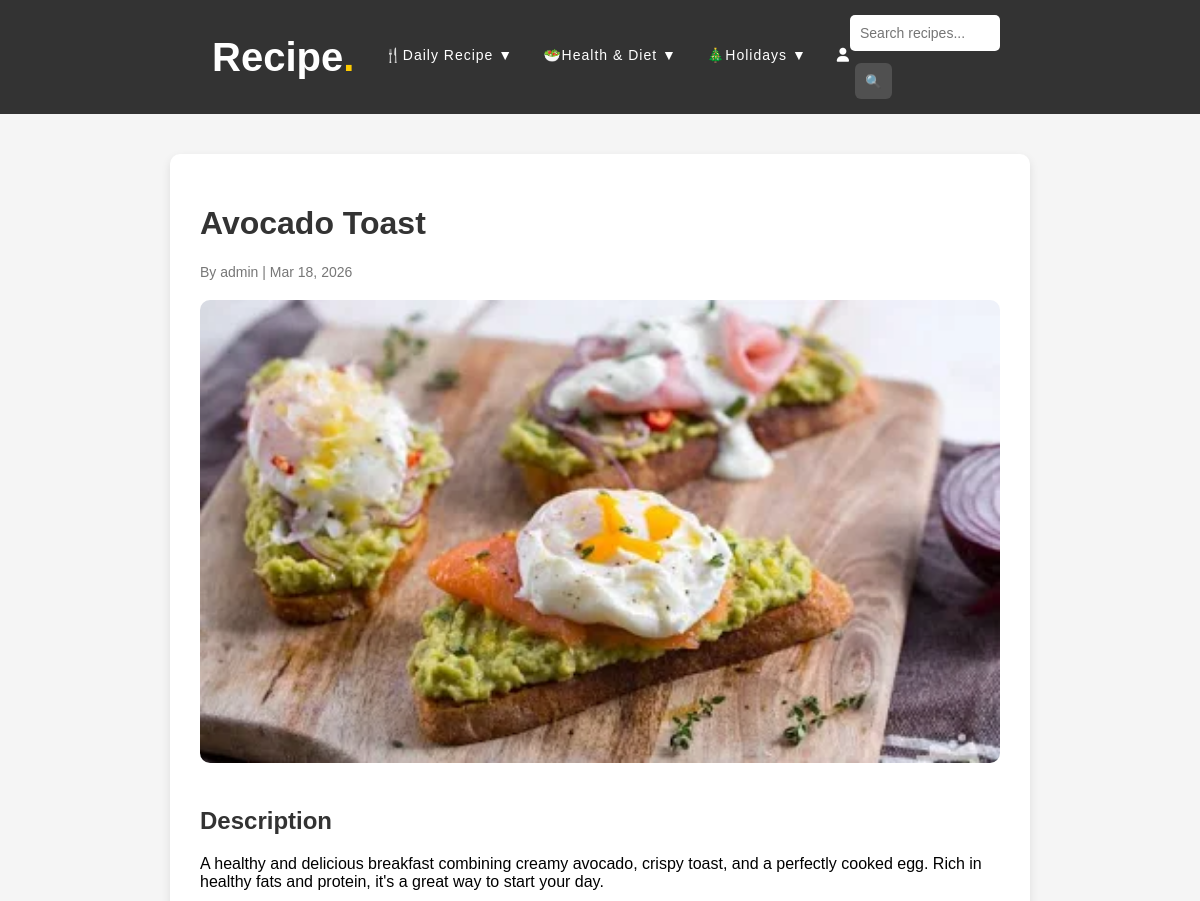
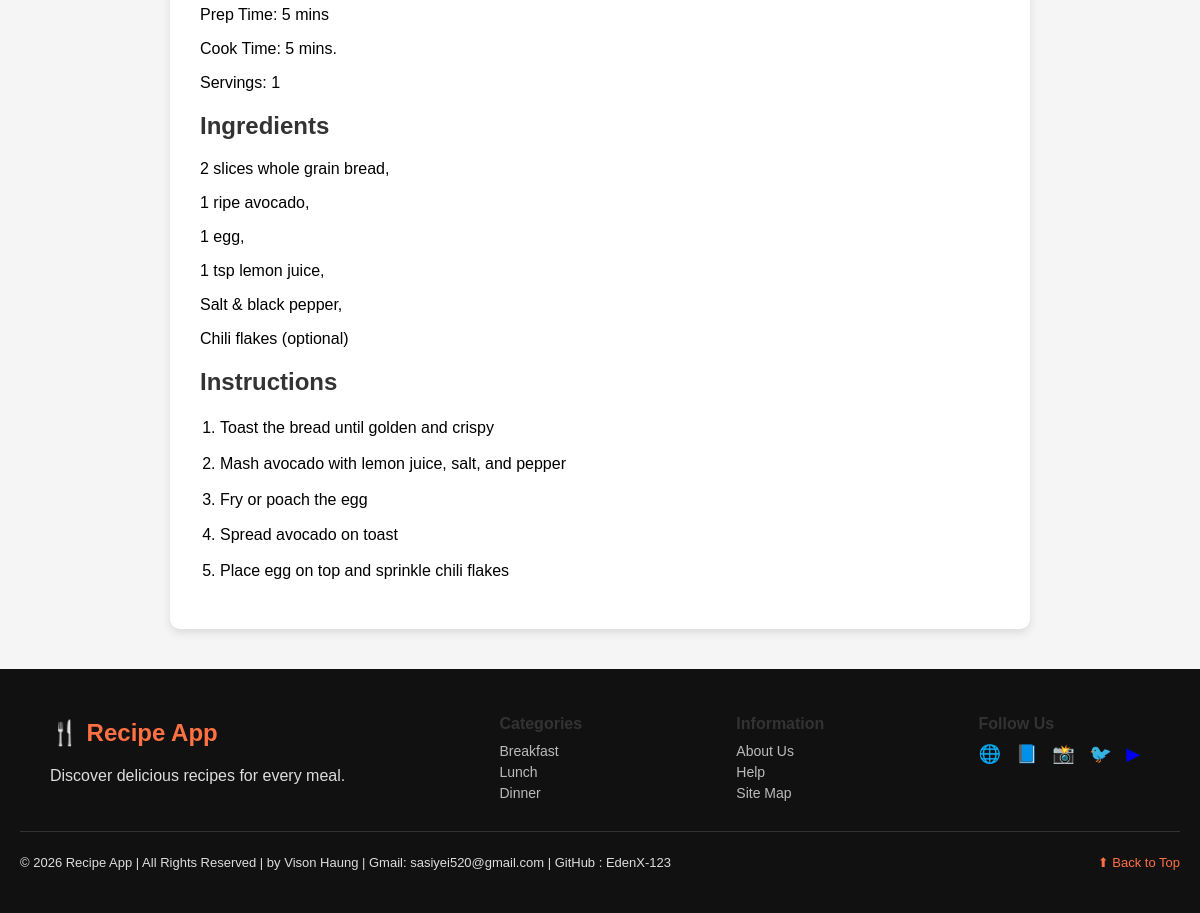
Screenshot of /recipe/8/ with the database file from the repository (2 pictures, top to bottom).
### Recipe/models.py (models this page shows, shortened)
class Recipe(models.Model):
    CATEGORY_CHOICES = [
        ('breakfast','Breakfast'),
        ('lunch','Lunch'),
        ('dinner','Dinner'),
    ]
    title = models.CharField(max_length=200)
    author = models.ForeignKey(User, on_delete=models.CASCADE)
    category = models.CharField(max_length=20, choices=CATEGORY_CHOICES)
    description = models.TextField()
    ingredients = models.TextField()
    instructions = models.TextField()
    image = models.ImageField(upload_to='recipes/')
    created_at = models.DateTimeField(auto_now_add=True)

### Recipe/views.py (the view)
# urls.py: path('recipe/<int:recipe_id>/',views.recipe_detail,name='recipe_detail'),
def recipe_detail(request, recipe_id):
    recipe = get_object_or_404(Recipe, id=recipe_id)
    return render(request, "Recipe/recipe_detail.html", {
        'recipe': recipe
    })

### Recipe/templates/Recipe/recipe_detail.html (shortened to what this page needs)
{% extends "Recipe/base.html" %}
{% block content %}
<div class="container">
    <div class="detail-container">
        <h1>{{ recipe.title }}</h1>
        <p class="recipe-meta">
            By {{ recipe.author }} | {{ recipe.created_at|date:"M d, Y" }}
        </p>
        <img src="{{ recipe.image.url }}" class="detail-image">
        <div class="detail-section">
            <h2>Description</h2>
            <p>{{ recipe.description|linebreaks  }}</p>
        </div>
        <div class="detail-section">
            <h2>Ingredients</h2>
            <p>{{ recipe.ingredients|linebreaks  }}</p>
        </div>
        <div class="detail-section">
            <h2>Instructions</h2>
            <ol>
                {% for step in recipe.instructions.splitlines %}
                    <li>{{ step }}</li>
                {% endfor %}
            </ol>
        </div>
    </div>
</div>
{% endblock %}

### Recipe/static/css/style.css (style rules this page uses)
html, body { height:100%; }
body { font-family: Arial, Helvetica, sans-serif; background: #f5f5f5; margin: 0; display:flex; flex-direction:column; }
h1, h2, h3 { color: #333; }
.container { width: 90%; margin: auto; padding: 40px 0; }
.recipe-meta { color: #777; font-size: 14px; margin-bottom: 20px; }
.recipe-image, .detail-image { width: 100%; border-radius: 10px; margin-bottom: 30px; }
.detail-container { max-width: 800px; margin: auto; background: white; padding: 30px; border-radius: 10px; box-shadow: 0 4px 10px rgba(0, 0, 0, 0.1); }
.detail-container img { width: 100%; border-radius: 10px; margin-bottom: 20px; }
.detail-section { margin-top: 20px; }
ol { padding-left:20px; }
ol li { margin-bottom:10px; line-height:1.6; }

### rows the page displays
Recipe: title "Avocado Toast", author "admin", created_at "Mar 18, 2026", image (picture), description "A healthy and delicious breakfast combining creamy avocado, crispy toast, and a perfectly cooked egg. Rich in healthy fats and protein, it's a great way to start your day. Prep Time: 5 mins Cook Time: 5 mins. Servings: 1", ingredients "2 slices whole grain bread, 1 ripe avocado, 1 egg, 1 tsp lemon juice, Salt & black pepper, Chili flakes (optional)"

### other values shown
{{ step }} "Toast the bread until golden and crispy" "Mash avocado with lemon juice, salt, and pepper" "Fry or poach the egg" "Spread avocado on toast" "Place egg on top and sprinkle chili flakes"
